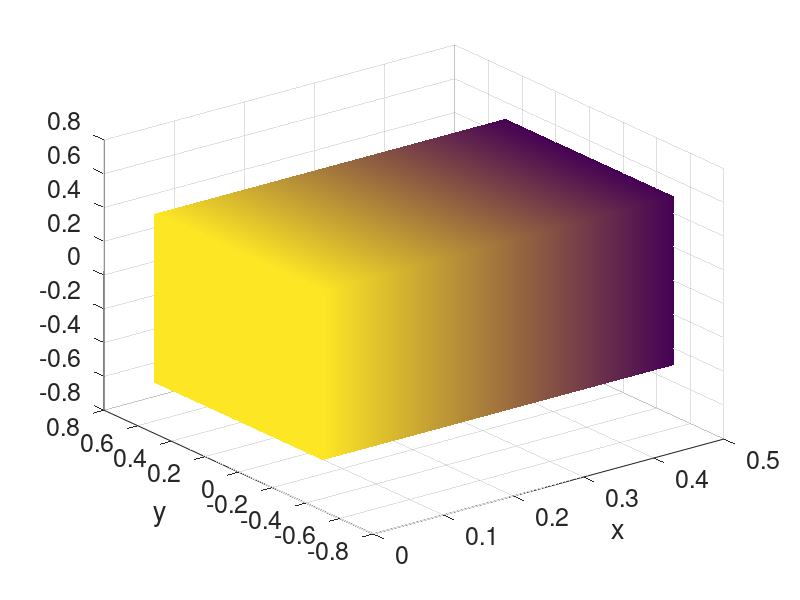

Write the MATLAB code that produced this figure. (Note: this script raises an error after producing the figure.)
% Script to test a parabolic coupled  bulk-surface problem on the 3D CUBE

%%%%%%%%%%%%%%%%%%%%%%%%%%%%%%%%%%%%%%%%%%%%%%%%%%%%%%%%%%%%%%%%%%%%%%%%%%%
%
% u_t - d_u*Laplace(u) = au,                                   x in \Omega
% v_t - d_v*LaplaceBeltrami(v) + \nabla u \cdot \nu = bu+cv,   x in \Gamma
% \nabla u \cdot \nu = du+ev,                                  x in \Gamma
%
% \Omega = [-1/2, 1/2]^3
% \Gamma = \partial \Omega
%
% Exact solution:
%
% u(x,y,z,t) = cos(pi x)cos(pi y)cos(pi z) exp(-alpha t),  (x,y,z) \in \Omega
% v(x,y,z,t) = cos(pi x)cos(pi y)cos(pi z) exp(-alpha t),  (x,y,z) \in \Gamma
%
% if the model parameters fulfil
%
% a = - alpha + 3 d_u pi^2
% b     arbitrary
% c = - alpha + 2 d_v pi^2 - pi
% d     arbitrary
% e = - pi
%
% Note: to test
%
%%%%%%%%%%%%%%%%%%%%%%%%%%%%%%%%%%%%%%%%%%%%%%%%%%%%%%%%%%%%%%%%%%%%%%%%%%%


close all
clearvars

% Set solution parameters
alpha = 1;

% Set free model parameters
du = 1;
dv = 1;
b = 2;
d = 1;

% Dependent model parameters (DO NOT TOUCH)
a = - alpha + 3*du*pi^2;
c = - alpha + 2*dv*pi^2 - pi;
e = - pi;

% Set time discretisation
T = 1;
%tau = 1.5625e-02;
tau = 1e-3;

% Set space discretisation
load('cube17.mat')
P = P - 0.5;

% END OF INPUT

N = length(P);
NGamma = length(MGamma); % Amount of boundary nodes

esol_u = @(P,t) cos(pi*P(:,1)).*cos(pi*P(:,2)).*cos(pi*P(:,3))*exp(-alpha*t);
esol_v = @(P,t) cos(pi*P(:,1)).*cos(pi*P(:,2)).*cos(pi*P(:,3))*exp(-alpha*t);

tic
NT = ceil(T/tau);
u =  esol_u(P,0);
v =  esol_v(A'*P,0);

%for i=0:NT-1
for i=0
   
   % IMEX FULLY AUTONOMOUS - shows restrictive conditions on timestep
   unext = (M+tau*du*K)\(M*(1+tau*a)*u + tau*du*A*MGamma*(d*A'*u+e*v)); % - not working
   vnext = (MGamma+tau*dv*KGamma)\(MGamma*(v+tau*((b-d)*A'*u + (c-e)*v)));
   
   u = unext;
   v = vnext;

end
toc

es_u = esol_u(P,T);
es_v = esol_v(A'*P,T);
err_u = u - es_u;
err_v = v - es_v;
L2err_u = sqrt(err_u'*M*err_u);
L2err_v = sqrt(err_v'*MGamma*err_v);
L2err_prod = sqrt(err_u'*M*err_u + err_v'*MGamma*err_v);

% Plotting Exact solution in the bulk
figure
indsol = P(:,1) >= 0;
chull = convhull(P(indsol,1), P(indsol,2), P(indsol,3));
set(gcf,'Color','white')
trisurf(chull, P(indsol,1), P(indsol,2), P(indsol,3), es_u(indsol,1),'EdgeColor', 'none', 'FaceColor', 'interp')
view(3)
set(gca,'FontSize',18)
xlabel('x')
ylabel('y')
zlabel('z','rot',0)
axis equal
title('Exact solution')
colorbar

% Plotting Numerical solution in the bulk
figure
indsol = P(:,1) >= 0;
chull = convhull(P(indsol,1), P(indsol,2), P(indsol,3));
set(gcf,'Color','white')
trisurf(chull, P(indsol,1), P(indsol,2), P(indsol,3), u(indsol,1),'EdgeColor', 'none', 'FaceColor', 'interp')
view(3)
set(gca,'FontSize',18)
xlabel('x')
ylabel('y')
zlabel('z','rot',0)
axis equal
title('Bulk solution u')
colorbar

% Plotting Numerical Solution on the surface
figure
set(gcf,'Color','white')
trisurf(Egamma, P(:,1), P(:,2), P(:,3), [zeros(N-NGamma,1); v], 'EdgeColor', 'none', 'FaceColor', 'interp')
view(3)
set(gca,'FontSize',18)
xlabel('x')
ylabel('y')
zlabel('z','rot',0)
axis equal
xlim([-0.5,1])
title('Surface solution v')
colorbar